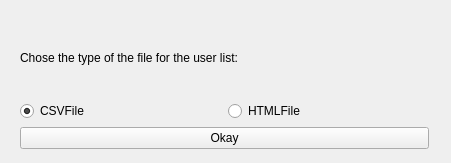
<?xml version="1.0" encoding="UTF-8"?>
<ui version="4.0">
 <class>UserChoice</class>
 <widget class="QWidget" name="UserChoice">
  <property name="geometry">
   <rect>
    <x>0</x>
    <y>0</y>
    <width>451</width>
    <height>163</height>
   </rect>
  </property>
  <property name="windowTitle">
   <string>UserChoice</string>
  </property>
  <widget class="QWidget" name="verticalLayoutWidget">
   <property name="geometry">
    <rect>
     <x>9</x>
     <y>9</y>
     <width>431</width>
     <height>151</height>
    </rect>
   </property>
   <layout class="QVBoxLayout" name="verticalLayout_2">
    <item>
     <widget class="QLabel" name="label">
      <property name="text">
       <string>Chose the type of the file for the user list:</string>
      </property>
     </widget>
    </item>
    <item>
     <layout class="QHBoxLayout" name="horizontalLayout_2">
      <item>
       <widget class="QRadioButton" name="csvRadioButton">
        <property name="text">
         <string>CSVFile</string>
        </property>
        <property name="checked">
         <bool>true</bool>
        </property>
       </widget>
      </item>
      <item>
       <widget class="QRadioButton" name="htmlRadioButton">
        <property name="text">
         <string>HTMLFile</string>
        </property>
       </widget>
      </item>
     </layout>
    </item>
    <item>
     <widget class="QPushButton" name="pushButton">
      <property name="text">
       <string>Okay</string>
      </property>
     </widget>
    </item>
   </layout>
  </widget>
 </widget>
 <layoutdefault spacing="6" margin="11"/>
 <resources/>
 <connections/>
</ui>
